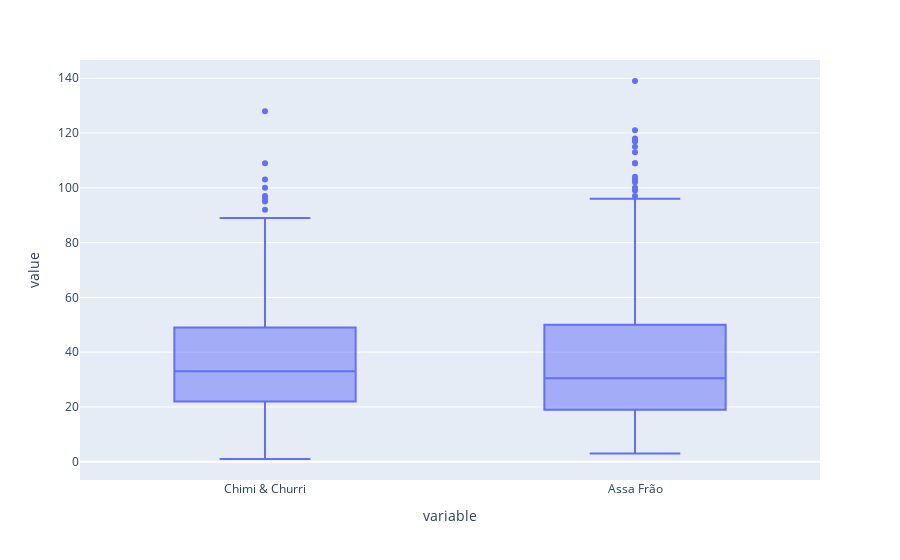

This figure's notebook cell:
### Markdown cell above
# Gráfico BoxPlot

### Code cell
px.box(dados[['Chimi & Churri', 'Assa Frão']])

### Figure 1 — Plotly figure (JSON) as saved in the notebook; plotly's stock layout.template omitted (floating-point values rounded to 4 significant figures; data arrays with more than 128 entries replaced by an {"elided": "..."} marker saying what was removed)
{"data": [{"alignmentgroup": "True", "hovertemplate": "variable=%{x}<br>value=%{y}<extra></extra>", "legendgroup": "", "marker": {"color": "#636efa"}, "name": "", "notched": false, "offsetgroup": "", "orientation": "v", "showlegend": false, "type": "box", "x": {"elided": "956 str values"}, "x0": " ", "xaxis": "x", "y": {"elided": "956 int values"}, "y0": " ", "yaxis": "y"}], "layout": {"boxmode": "group", "legend": {"tracegroupgap": 0}, "margin": {"t": 60}, "xaxis": {"anchor": "y", "domain": [0, 1], "title": {"text": "variable"}}, "yaxis": {"anchor": "x", "domain": [0, 1], "title": {"text": "value"}}}}
